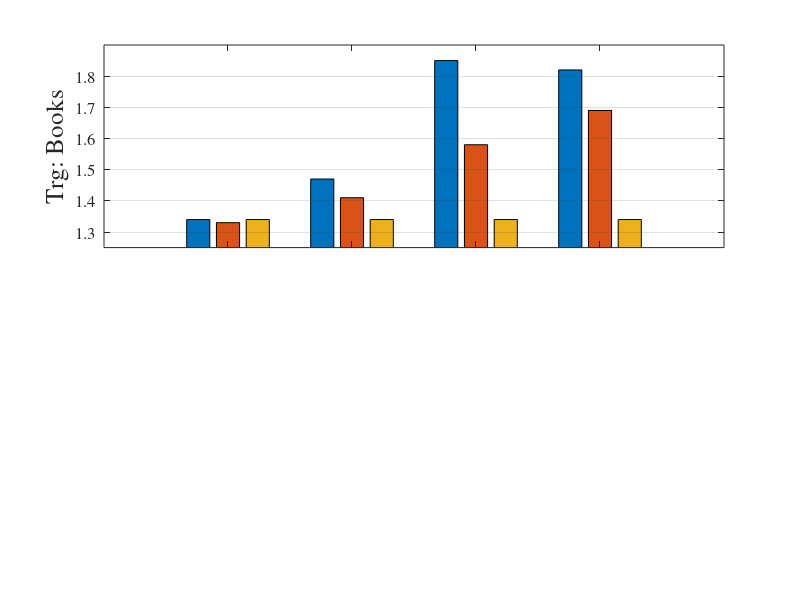

Recreate this plot in MATLAB. (Note: this script raises an error after producing the figure.)
%% Target: Books
X = [1.34 1.33 1.34; 1.47 1.41 1.34; 1.85 1.58 1.34; 1.82 1.69 1.34];
Y = [0.06 0.05 0.06; 0.04 0.04 0.06; 0.03 0.06 0.06; 0.03 0.05 0.06];

h = subplot(2,1,1); bar(X);
ylabel('Trg: Books')
set(h,'XAxisLocation', 'top')
% set(h,'XTickLabel', {'Src: Books';'Src: DVDs';'Src: Electron';'Src: Kitchen'})
set(h,'XTickLabel', []);
set(h,'YLim',[1.25 1.9]);
set(h,'YTick',[1.3 1.4 1.5 1.6 1.7 1.8]);
set(h,'YGrid','on');

set(h, 'FontName', 'Times');
set(h, 'FontSize', 12);
set(get(h, 'YLabel'), 'FontName', 'Times');
set(get(h, 'YLabel'), 'FontSize', 18);
%set(get(h, 'YLabel'), 'Position', [0.32 1.4188 1.00011])

drawErrorBars(X,Y)
lh = legend('No Adaptation', 'Semi Adaptation', 'In Domain')
set(lh,'Location','NorthWest')
set(lh,'FontName','Times')
set(lh, 'FontSize', 12)

%% Target: Kitchen
X = [1.67 1.49 1.15; 1.57 1.36 1.15; 1.27 1.25 1.15; 1.15 1.22 1.15];
Y = [0.06 0.06 0.03; 0.06 0.04 0.03; 0.06 0.02 0.03; 0.03 0.04 0.03];

h = subplot(2,1,2); bar(X);
yh = ylabel('Trg: Kitchen');

set(h,'XAxisLocation', 'top');
set(h,'XTickLabel',[])
set(h,'YLim',[1.1 1.75]);
set(h,'YTick',[1.1 1.2 1.3 1.4 1.5 1.6 1.7]);
set(h,'YGrid','on');

set(h, 'FontName', 'Times');
set(h, 'FontSize', 12);
set(get(h, 'YLabel'), 'FontName', 'Times');
set(get(h, 'YLabel'), 'FontSize', 18);
%set(get(h, 'YLabel'), 'Position', get(get(h, 'YLabel'), 'Position') - [0.05 0 0])

drawErrorBars(X,Y)

c = [1 0.5 0.5; 0.5 1 0.5; 0.5 0.5 1];
colormap(c)

th = text(0.7, 2.73, 'Src: Books')
set(th, 'FontName', 'Times')
set(th, 'FontSize', 16)

th = text(1.75, 2.73, 'Src: DVDs')
set(th, 'FontName', 'Times')
set(th, 'FontSize', 16)

th = text(2.8, 2.73, 'Src: Elec')
set(th, 'FontName', 'Times')
set(th, 'FontSize', 16)

th = text(3.75, 2.73, 'Src: Kitch')
set(th, 'FontName', 'Times')
set(th, 'FontSize', 16)

% th = text(2.3,3.0,'Source')
% set(th, 'FontName', 'Times')
% set(th, 'FontSize', 24)
% 
% th = text(0.0,1.66,'Target')
% set(th, 'FontName', 'Times')
% set(th, 'FontSize', 24)
% set(th, 'Rotation', 90)